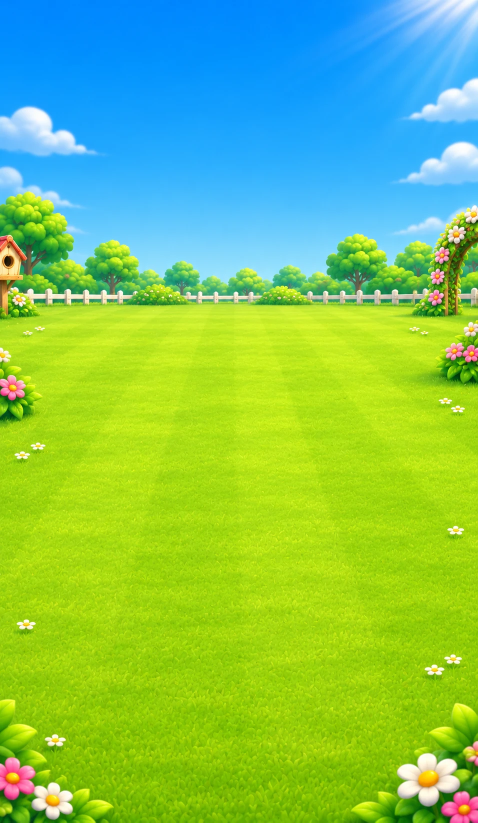
#> input picture design/reference/turnflock/garden/25-backdrop-level-path.webp, 956 x 1645 px (shown at 1/2 size)
$ python build-garden-levels-backdrop.py
#> lines starting #> are read from the running program, lines starting #| are printed output that depends on the picture
### tools/asset-pipeline/garden_cutout.py
"""Cuts a piece of artwork out of one of the owner's garden pictures (flat off-white background).

Used by build-garden-gazebo.py. The artwork is not redrawn
or recoloured. What is done:
  1. The flat background is removed: every patch of pixels close to the background colour that
     touches the picture's edge, or is large (openings such as the gazebo's arches), becomes
     transparent. Small light patches (white flowers, the leaf on the flag) are artwork and stay.
  2. The grey ground shadow under the base becomes a see-through shadow.
  3. Along the cut a soft edge: alpha follows the distance to the background colour, and the
     background tint is taken out of those edge pixels.
  4. Trimmed to the artwork.
"""
from pathlib import Path

import numpy as np
from PIL import Image
from scipy import ndimage

NEAR = 22  # colour distance to the background below which a pixel can be background
EDGE = 46  # distance at which an edge pixel is fully opaque
SHADOW = 150  # a grey lighter than this, joined to the background, is the ground shadow
HOLE = 5000  # an enclosed light patch larger than this (source pixels) is an opening, not a flower


def cut_out(source: Path) -> Image.Image:
    """The artwork of one of the owner's pictures on a flat off-white background, cut out and trimmed."""
    rgb = np.asarray(Image.open(source).convert("RGB")).astype(np.float64)
    bg = np.median(np.concatenate([rgb[:20].reshape(-1, 3), rgb[-20:].reshape(-1, 3)]), axis=0)
    dist = np.sqrt(((rgb - bg) ** 2).sum(-1))
    labels, count = ndimage.label(dist < NEAR)
    sizes = ndimage.sum(np.ones_like(dist), labels, range(1, count + 1))
    edge_ids = set(np.unique(np.concatenate([labels[0], labels[-1], labels[:, 0], labels[:, -1]])).tolist())
    keep = np.zeros(count + 1, bool)
    for i, size in enumerate(sizes, 1):
        keep[i] = i in edge_ids or size > HOLE
    background = keep[labels]
    # The soft grey shadow under the base: grey (unsaturated), lighter than SHADOW and joined to the
    # background. It becomes a real, see-through shadow (black with the alpha of its darkness).
    sat = rgb.max(-1) - rgb.min(-1)
    grey = (sat < 18) & (rgb.mean(-1) > SHADOW)
    s_labels, _ = ndimage.label(grey | background)
    s_ids = set(np.unique(s_labels[background]).tolist()) - {0}
    shadow = np.isin(s_labels, list(s_ids)) & ~background
    # Soft edge: only next to the background, alpha rises with the distance to its colour.
    band = ndimage.binary_dilation(background, iterations=3) & ~background
    alpha = np.ones_like(dist)
    alpha[background] = 0
    soft = np.clip((dist - NEAR / 2) / (EDGE - NEAR / 2), 0, 1)
    alpha[band] = np.minimum(1, soft[band] * 1.15)
    lum = rgb.mean(-1)
    shade = np.clip((bg.mean() - lum) / bg.mean() * 1.6, 0, 0.45)
    alpha[shadow] = shade[shadow]
    band &= ~shadow
    # Take the background's tint out of semi-transparent edge pixels.
    a = np.clip(alpha, 1e-3, 1)[..., None]
    rgb = np.where((band)[..., None], np.clip((rgb - bg * (1 - a)) / a, 0, 255), rgb)
    rgb[shadow] = [40, 70, 30]
    rgba = np.dstack([rgb, alpha * 255]).round().astype(np.uint8)
    img = Image.fromarray(rgba, "RGBA")
    return img.crop(img.getchannel("A").point(lambda v: 255 if v > 8 else 0).getbbox())

### tools/asset-pipeline/build-garden-levels-backdrop.py
#!/usr/bin/env python3
"""Builds the garden level screen's backdrop from the owner's pictures.

Run from the repo root:  python3 tools/asset-pipeline/build-garden-levels-backdrop.py
Needs Pillow (with WebP), numpy and scipy. Writes src/ui/themes/garden/levels-backdrop.webp.

The owner's 25-backdrop-level-path is shown covering a phone screen, which cuts off its left and
right edges; its birdhouse stands right at the left edge and so is never seen on a phone. Here:
  1. That half birdhouse is taken out: the strip it stands in is covered with the mirror image of
     the strip just right of it (tree, hedge, fence), with soft edges.
  2. The owner's birdhouse (07-birdhouse, cut out by garden_cutout.py) is put back further in,
     standing on the lawn in front of the fence, inside the part a phone shows (from about 11% of
     the width on a 19.5:9 phone).
Nothing else is changed. Saved as WebP.
"""
import sys
from pathlib import Path

from PIL import Image, ImageOps

sys.path.insert(0, str(Path(__file__).resolve().parent))
from garden_cutout import cut_out  # noqa: E402

ROOT = Path(__file__).resolve().parents[2]
GARDEN = ROOT / "design/reference/turnflock/garden"
BACKDROP = GARDEN / "25-backdrop-level-path.webp"
BIRDHOUSE = GARDEN / "07-birdhouse.png"
OUT = ROOT / "src/ui/themes/garden/levels-backdrop.webp"
# The strip with the half birdhouse (x0, y0, x1, y1 in backdrop pixels) and how soft its edges are.
OLD = (0, 455, 62, 640)
FEATHER = 12
# Where the birdhouse goes: the middle of its base (backdrop pixels) and its height.
BASE_X, BASE_Y, HEIGHT = 172, 668, 196
QUALITY = 76


def main() -> None:
    img = Image.open(BACKDROP).convert("RGB")
#> img is the input picture: PIL image 956x1645 RGB; mean R, G, B 127.2, 198, 94.5
    x0, y0, x1, y1 = OLD
    width, height = x1 - x0, y1 - y0
    patch = ImageOps.mirror(img.crop((x1, y0, x1 + width, y1)))
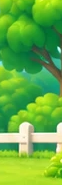
#> patch: PIL image 62x185 RGB; mean R, G, B 99.5, 176, 64.2
    mask = Image.new("L", (width, height), 0)
#> mask: PIL image 62x185 L; every value is 0
    for y in range(height):
        for x in range(width):
            edge = min(width - 1 - x, y, height - 1 - y)
            mask.putpixel((x, y), min(255, round(255 * edge / FEATHER)))
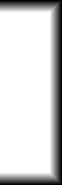
#> mask: PIL image 62x185 L; min 0, max 255, mean 212.7
    img.paste(patch, (x0, y0), mask)
    house = cut_out(BIRDHOUSE)
    house = house.resize((round(house.width * HEIGHT / house.height), HEIGHT), Image.LANCZOS)
    canvas = img.convert("RGBA")
    canvas.alpha_composite(house, (BASE_X - house.width // 2, BASE_Y - house.height))
    canvas.convert("RGB").save(OUT, "WEBP", quality=QUALITY, method=6)
    print(f"{OUT.relative_to(ROOT)}: {canvas.width}x{canvas.height}, {OUT.stat().st_size} bytes")


if __name__ == "__main__":
#> (the run stopped early here; a loop or call above may not have finished)
